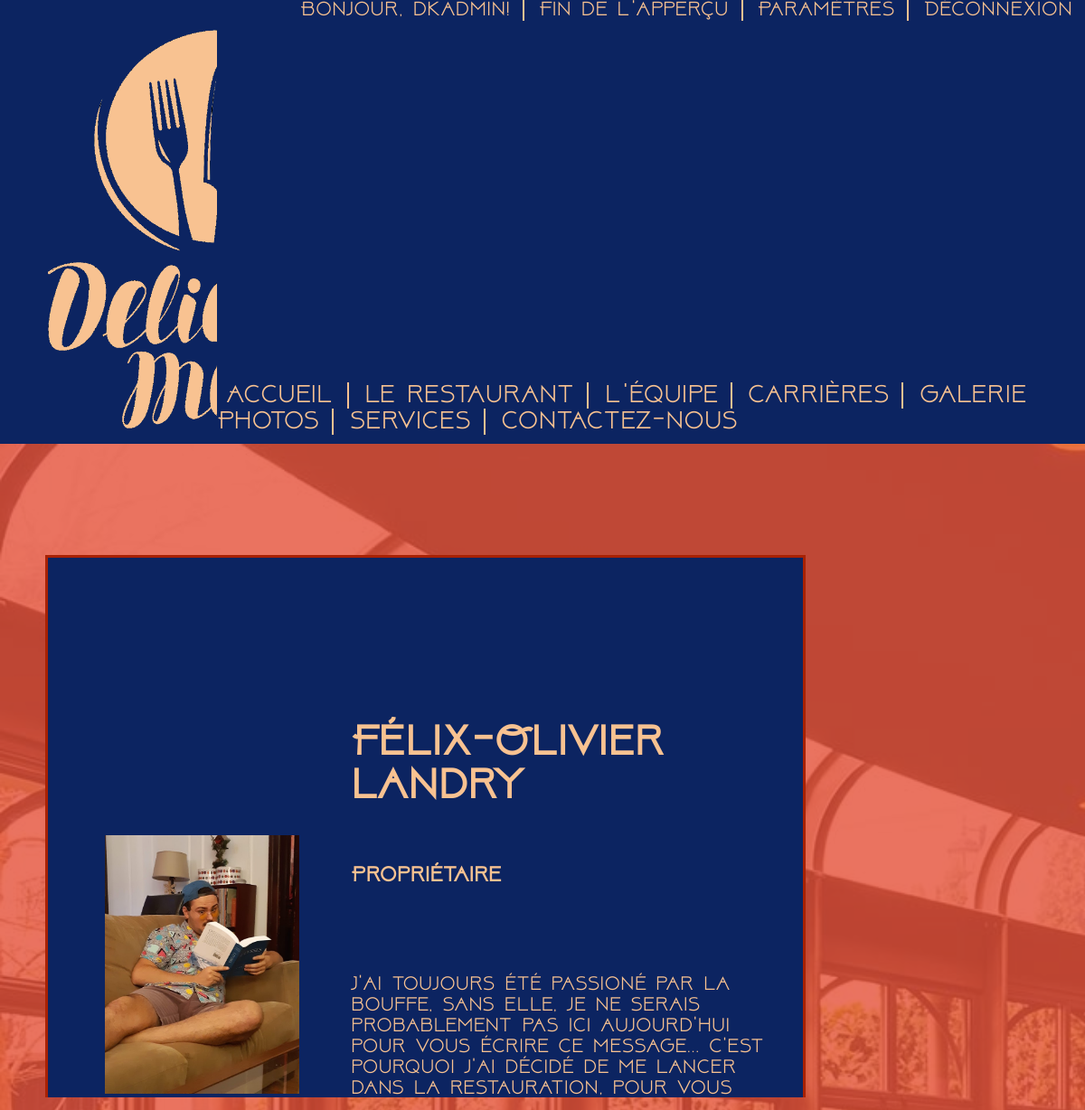
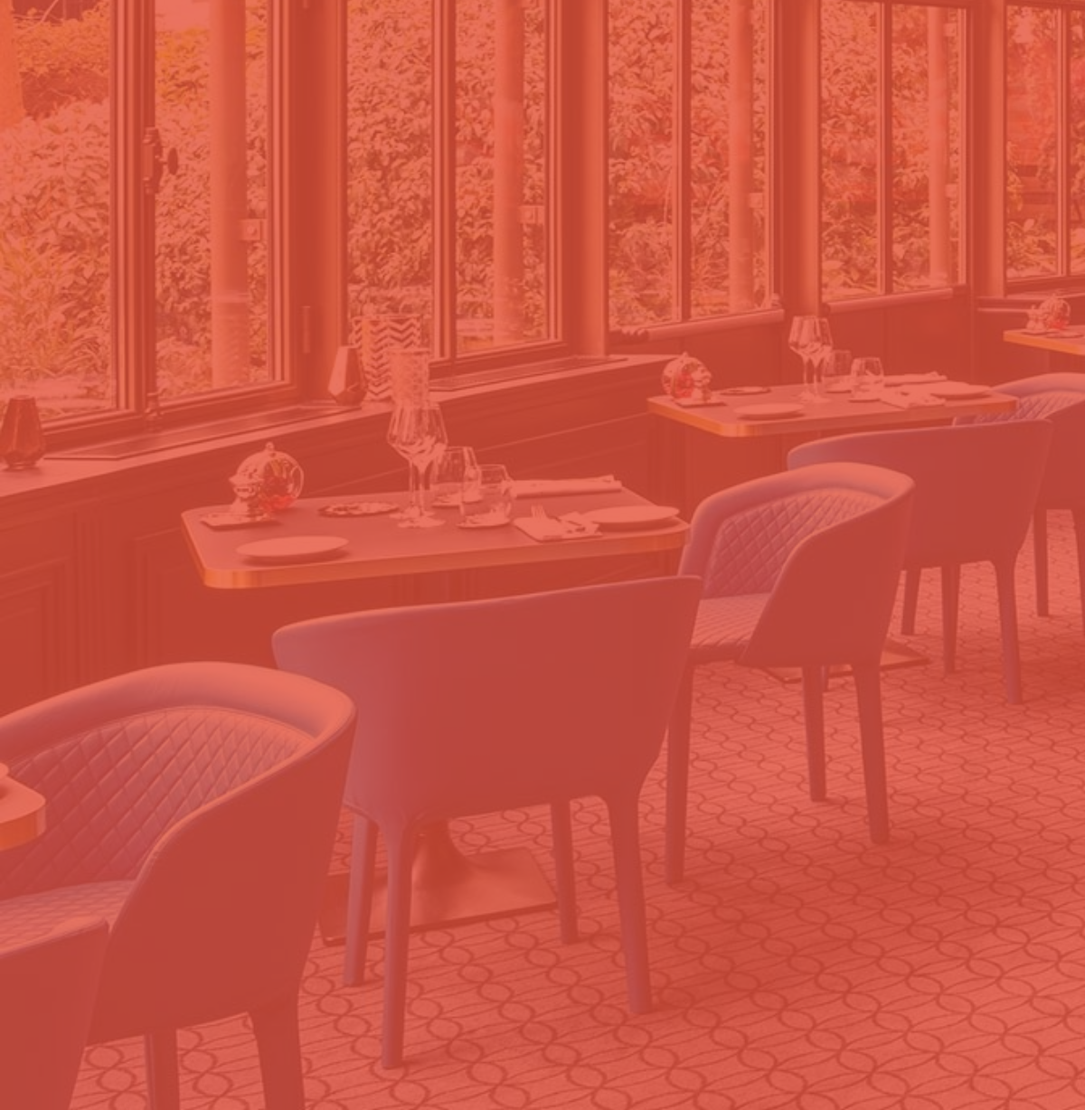
Page /equipe.php?preview=true (signed in) on the committed database (2 pictures, top to bottom).
### tables this page shows
CREATE TABLE team (
	id INT NOT NULL AUTO_INCREMENT,
	fullname VARCHAR(32) NOT NULL,
	id_job INT NOT NULL,
	bio TEXT,
	image_url VARCHAR(64),
	pos INT,
	
	PRIMARY KEY pk_team(id),
	FOREIGN KEY (id_job) REFERENCES jobs(id) ON DELETE RESTRICT,
	CONSTRAINT uc_team_fullname UNIQUE (fullname)

);

CREATE TABLE jobs(
	id INT NOT NULL AUTO_INCREMENT,
	title VARCHAR(16),
	
	PRIMARY KEY pk_jobs(id),
	CONSTRAINT uc_jobs_title UNIQUE (title)

);

### Web/action/CommonAction.php (called while the page is built, shortened)
<?php
	require_once("action/DAO/UserDAO.php");
	abstract class CommonAction {
		protected static $VISIBILITY_PUBLIC = 0;
		protected static $VISIBILITY_PREVIEW = 1;
		public function execute() {
			$this->executeAction();
		}
		public function isLoggedIn() {
			return $_SESSION["visibility"] > CommonAction::$VISIBILITY_PUBLIC;
		}
		public function inPreview() {
			return $_SESSION["visibility"] === CommonAction::$VISIBILITY_PREVIEW;
		}
	}

### Web/action/EquipeAction.php (called while the page is built, shortened)
<?php
	require_once("action/CommonAction.php");
	class EquipeAction extends CommonAction {
		protected function executeAction() {
			$this->team = UserDAO::getTeam();
		}
	}

### Web/action/DAO/UserDAO.php (called while the page is built, shortened)
<?php
	class UserDAO {
		public static function getTeam(){
			$connection = Connection::getConnection();
			$sql = "SELECT team.id, team.fullname, jobs.title, team.bio, team.image_url FROM team JOIN jobs ON team.id_job = jobs.id ORDER BY team.pos";
			$team = [];
			foreach($connection->query($sql) as $row){
				$team[$row["id"]] = [ $row["fullname"], $row["title"], $row["bio"], $row["image_url"] ];
			}
			return $team;
		}
	}

### Web/equipe.php (the view)
<?php
	require_once("action/EquipeAction.php");
	$action = new EquipeAction();
	$action->execute();
	require_once("partial/header.php");
	if($action->isLoggedIn() && !$action->inPreview()){
	?>
			<script src="js/teamEdit.js"></script>
			<div id="admin-team-container">
				<form action="equipe.php" method="POST" enctype="multipart/form-data">
					<div id="new-team-member">
						<?php
							if($action->error == "ERROR_ADDING_MEMBER"){
								?>
								<h1 class="error">Erreur lors de l'ajout...</h1>
								<?php
							}
							else if($action->error == "FILE_NOT_IMAGE_NEW"){
								?>
								<h1 class="error">Le fichier n'est pas une image</h1>
								<?php
							}
							else if($action->error == "FILE_EXISTS_NEW"){
								?>
								<h1 class="error">Ce fichier existe déjà</h1>
								<?php
							}
							else if($action->error == "FILE_TOO_LARGE_NEW"){
								?>
								<h1 class="error">Le fichier est trop large (500MB max.)</h1>
								<?php
							}
							else if($action->error == "FILE_TYPE_BAD_NEW"){
								?>
								<h1 class="error">Ce type d'image n'est pas pris en charge</h1>
								<?php
							}
							else if($action->error == "UPLOAD_ERROR_NEW"){
								?>
								<h1 class="error">Erreur lors du chargement de l'image...</h1>
								<?php
							}
							else{
								?>
								<h1>ajouter un membre à l'équipe</h1>
								<?php
							}
							?>
						<label>Nom complet:</label>
						<input type="text" name="newfullname" id="newfullname"/>
						<label>Poste:</label>
						<select name="newjob" id="newjob">
							<option value="none" selected>Sélectionnez un poste...</option>
							<?php
								foreach($action->jobs as $j){
									?>
										<option value="<?= $j ?>"><?= $j ?></option>
									<?php
								}
							?>
						</select>
						<label>Biographie:</label>
						<textarea name="newbio" id="newbio" cols="80" rows="8"></textarea>
						<label>Image:</label>
						<input type="file" name="newphoto" id="newphoto">
						<button class="button" id="newmemberbtn">confirmer</button>
					</div>
				</form>
				<form action="equipe.php" method="POST" enctype="multipart/mixed">
					<div id="edit-team-member">
						<?php
						if($action->error == "FILE_NOT_IMAGE_EDIT"){
						?>
							<h1 class="error">Le fichier n'est pas une image</h1>
						<?php
						}
						else if($action->error == "ERROR_UPDATING_MEMBER"){
						?>
							<h1 class="error">Erreur lors de la mise à jour...</h1>
						<?php
						}
						else if($action->error == "FILE_TOO_LARGE_EDIT"){
						?>
							<h1 class="error">Le fichier est trop large (500MB max.)</h1>
						<?php
						}
						else if($action->error == "FILE_TYPE_BAD_EDIT"){
						?>
							<h1 class="error">Ce type d'image n'est pas pris en charge</h1>
						<?php
						}
						else if($action->error == "UPLOAD_ERROR_EDIT"){
						?>
							<h1 class="error">Erreur lors du chargement de l'image...</h1>
						<?php
						}
						else{
							?>
								<h1>modifier un membre de l'équipe</h1>
							<?php
							}
						?>
						<label>Nom complet:</label>
						<select name="editname" id="editname">
							<option value="none" selected>Sélectionnez quelqu'un...</option>
							<?php
								foreach($action->members as $m){
									?>
										<option value="<?= $m ?>"><?= $m ?></option>
									<?php
								}
							?>
						</select>
						<label>Nouveau nom complet:</label>
						<input type="text" name="neweditname" placeholder="Laissez vide pour ne pas changer..."/>
						<label>Nouveau poste:</label>
						<select name="editjob">
							<option value="none" selected>Ne pas changer...</option>
							<?php
								foreach($action->jobs as $j){
									?>
										<option value="<?= $j ?>"><?= $j ?></option>
									<?php
								}
							?>
						</select>
						<label>Nouvelle biographie:</label>
						<textarea name="editbio" cols="80" rows="8" id="editbio"></textarea>
						<label>Nouvelle image:</label>
						<input type="file" name="editphoto">
						<button class="button">confirmer</button>
					</div>
				</form>
				<form action="equipe.php" method="POST">
					<div id="delete-team-member">
							<?php
							if($action->error == "EXCEPTION_DELETE"){
							?>
								<h1 class="error">Erreur lors de la supression...</h1>
							<?php
							}
							else{
							?>
								<h1>supprimer un membre de l'équipe</h1>
							<?php
							}
							?>
							<label>Nom:</label>
							<select name="deleteteam">
								<option value="none" selected>Sélectionnez quelqu'un...</option>
							<?php
								foreach($action->members as $m){
									?>
										<option value="<?= $m ?>"><?= $m ?></option>
									<?php
								}
							?>
							</select>
							<button class="button">confirmer</button>
					</div>
				</form>
				<form action="equipe.php" method="POST">
					<div id="pos-team-member">
							<?php
								if($action->error == "ERROR_CHANGING_POS"){
									?>
									<h1 class="error">Erreur lors du changement de position</h1>
									<?php
								}
								else{
									?>
									<h1>Changez la position d'une fiche</h1>
									<h2>(En ordre croissant)</h2>
									<?php
								}
							?>
							<select name="fullnamepos" id="fullnamepos">
								<option value="none" selected>Sélectionnez quelqu'un...</option>
								<?php
									foreach($action->members as $m){
										?>
											<option value="<?= $m ?>"><?= $m ?></option>
										<?php
									}
								?>
							</select>
							<select name="memberpos" id="memberpos">
							</select>
					</div>
				</form>
			</div>
		<?php
	}
	else{
		?>
			<div id=container-team>
		<?php
    	foreach($action->team as $key => $value){
			?>
    	    	    <div class="team-member" id="team<?= $key; ?>">
						<div class="team-photo" style="background-image: url(<?= $value[3] ?>)"></div>
						<div class="team-name"><?= $value[0] ?></div>
						<div class="team-job"><?= $value[1] ?></div>
						<div class="team-bio"><?= $value[2] ?></div>
					</div>
    	    <?php
		}
		?>
			</div>
		<?php
	}
	require_once("partial/footer.php");

### Web/css/global.css (style rules this page uses)
* { margin: 0; padding: 0; }
body { background-color: #e55039; }

### Web/css/equipe.css (style rules this page uses)
@media screen and (min-width:1200px) { #container-team { display: grid; grid-template-columns: 100%; row-gap: 20px; position: relative; margin-bottom: 100px; } }
@media screen and (min-width:1200px) { .team-member { width: 75%; height: 35vh; display: grid; grid-template-rows: 30% 10% 60%; padding: 20px 5px 20px 5px; border: solid #a82103 3px; font-family: "above"; } }
@media screen and (min-width:1200px) { .team-photo { width: 100%; height: 100%; background-size: 65%; background-repeat: no-repeat; background-position: center; justify-self: center; align-self: center; } }
@media screen and (min-width:1200px) { .team-name { font-weight: bolder; font-size: 3em; } }
@media screen and (min-width:1200px) { .team-job { font-weight: bold; font-size: 1.5em; align-self: flex-start; } }
@media screen and (min-width:1200px) { .team-bio { font-size: 1.4em; width: 95%; } }
@media screen and (min-width:1200px) { [id^=team]:nth-child(odd) { background-color: #0c2461; color: #f8c291; grid-template-columns: 40% 60%; } }
@media screen and (min-width:1200px) { [id^=team]:nth-child(odd) .team-photo { grid-column: 1; grid-row: span 3; } }
@media screen and (min-width:1200px) { [id^=team]:nth-child(odd) .team-name, [id^=team]:nth-child(odd) .team-job { align-self: flex-end; justify-self: left; } }
@media screen and (min-width:1200px) { [id^=team]:nth-child(odd) .team-bio { align-self: center; justify-self: left; } }

### rows in the picture
team: image_url (picture), fullname "Félix-Olivier Landry", id_job.title "Propriétaire", bio "J'ai toujours été passioné par la bouffe, sans elle, je ne serais probablement pas ici aujourd'hui pour vous écrire ce message... C'est pourquoi j'ai décidé de me lancer dans la restauration, pour vous…"

### other values in the picture
$_SESSION["username"] "dkadmin"
